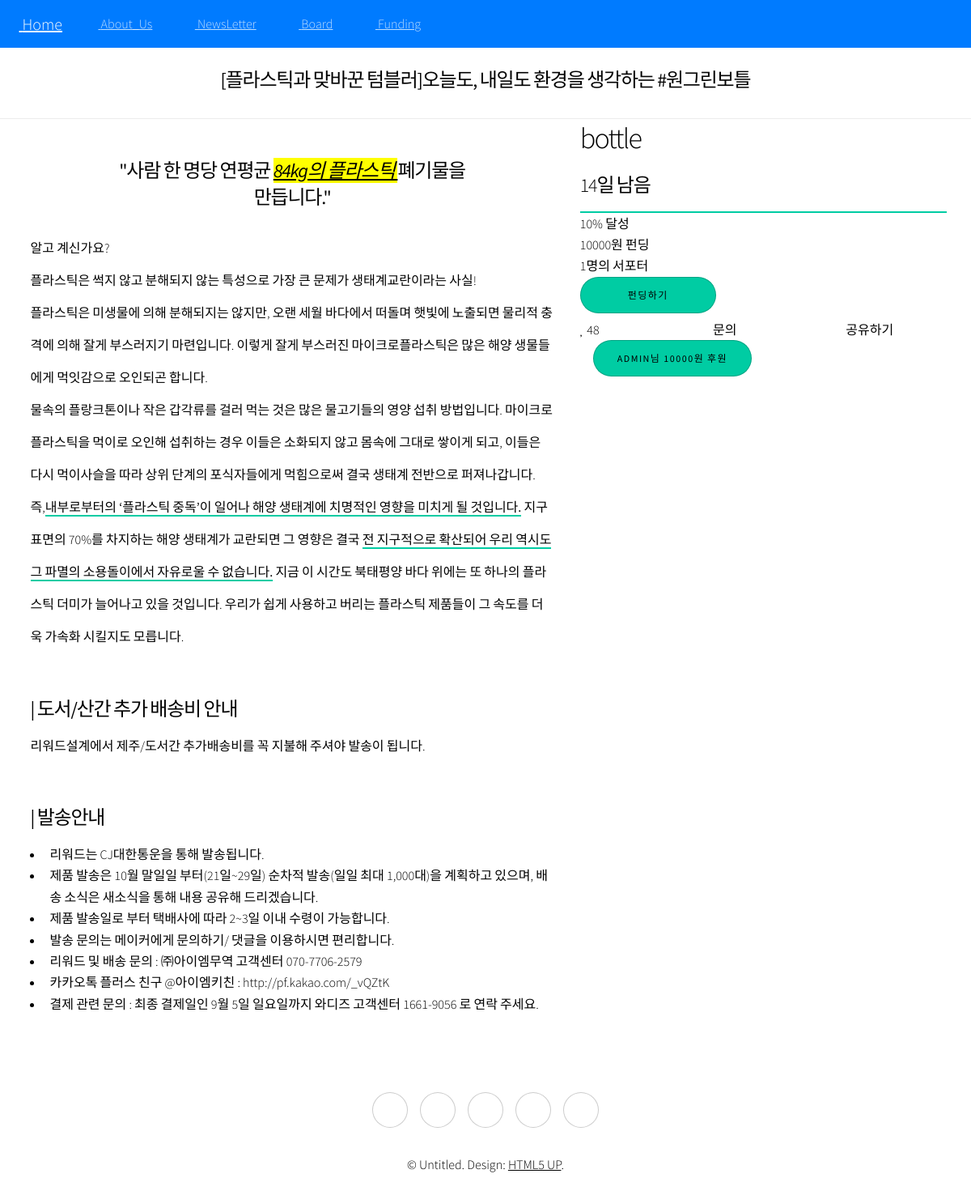
Before: /funding/list/ with the older database file.
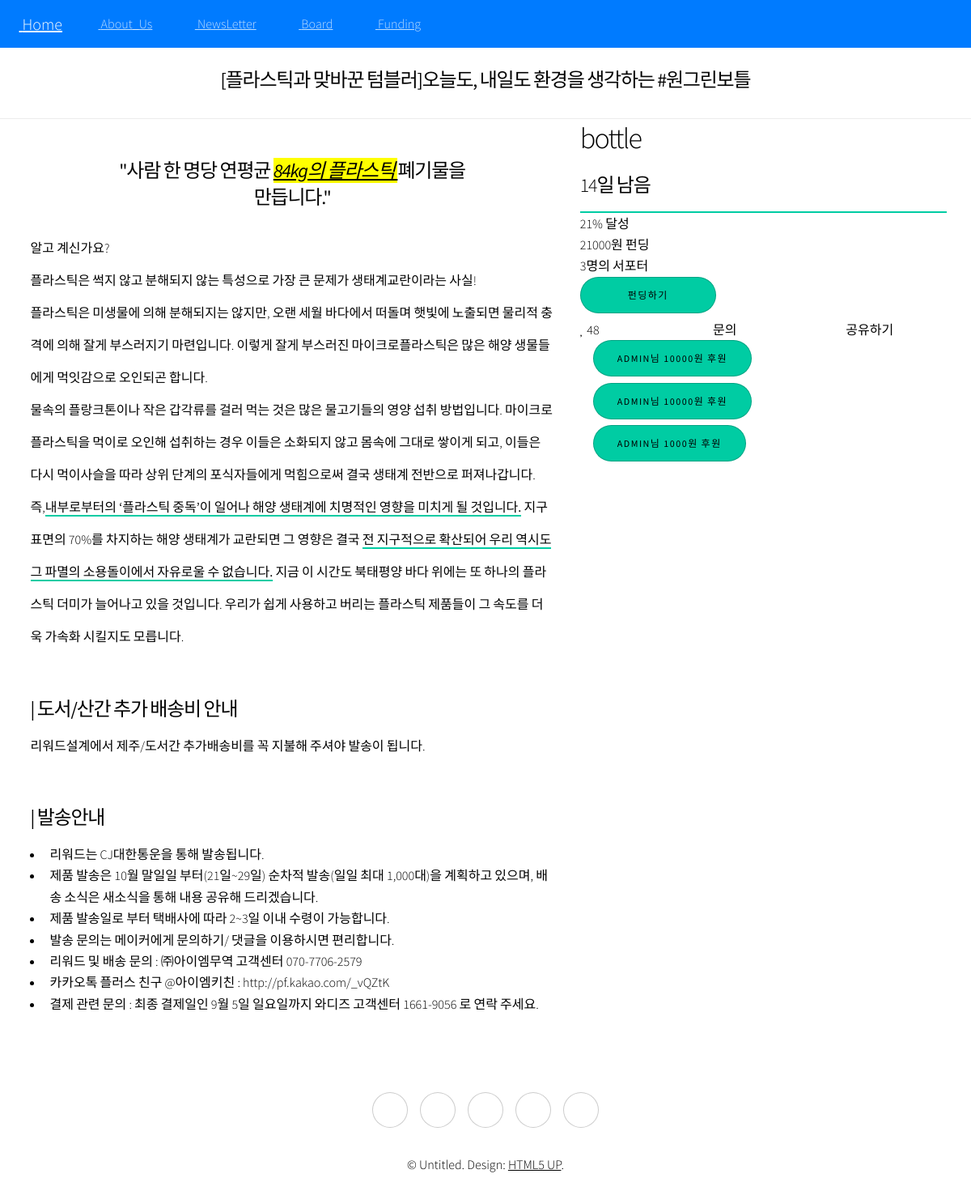
After: the same page with the newer database file.
### funding/models.py (models this page shows)
class Funding(models.Model):
    user = models.ForeignKey(User,on_delete=models.CASCADE,
        verbose_name='USER', blank=True, null=True)
    funding_info = models.ForeignKey(FundingInfo,on_delete=models.CASCADE,
        verbose_name='Funding Info.', blank=True, null=True)
    cash = models.IntegerField(default=0)

### funding/views.py (the view)
# urls.py: path('list/',FundingListView.as_view(),name ='funding'),
class FundingListView(ListView):
    model = Funding
    template_name = 'funding/funding_list.html'
    def get_context_data(self, **kwargs):
        context = super().get_context_data(**kwargs)
        fi = FundingInfo.objects.get(pk=3)
        context["object"] = fi
        context["remaining"] = fi.end_date - datetime.now()  # timedelta
        fundings = Funding.objects.filter(funding_info=fi)
        total = 0
        count=0
        for f in fundings:
            total += f.cash
            count += 1
        context["total"] = total
        context["rate"] = int(total / fi.goal_price * 100)
        context["count"] = count
        return context

### funding/templates/funding/funding_list.html
{% extends 'base.html' %}
{% load static %}
{% load bootstrap4 %}
{% block content-header %}
    <h3 class="text-center mt-2 mb-0"><b>[플라스틱과 맞바꾼 텀블러]오늘도, 내일도 환경을 생각하는 #원그린보틀</b></h3>
{% endblock%}
{% block content %}
<div class="container">
    <div class="row mt-3">
        <div class="col-md-7">
            {% include './common.html' %}
        </div>
        <div class="col-md-5">
            <div>
                <h2>{{object.title}}</h2>
                <div style="border-bottom: 2px solid #00cca3;"><h3>{{remaining.days}}일 남음</h3></div>
                <div>{{rate}}% 달성</div>
                <div>{{total}}원 펀딩</div>
                <div>{{count}}명의 서포터</div>
            </div>
            <a class="button big wide smooth-scroll-middle" style=" background-color:#00cca3; text-align:center;cursor:pointer;"
                    href="{% url 'funding:create' %}">펀딩하기</a>
            <div class="row">
                <div class="col-md-4"><i class="far fa-heart"></i> 48</div>
                <div class="col-md-4">문의</div>
                <div class="col-md-4">공유하기</div>
            </div>
            <div>
                <ul>
                    {% for i in object_list%}
                    <a class="button big wide smooth-scroll-middle" href="{%url 'funding:funding_detail' i.id %}" style=" background-color:#00cca3; text-align:center;cursor:pointer;">
                        {{i.user}}님 {{i.cash}}원 후원</a><br>
                    {% endfor %}
                </ul>
            </div>
        </div>
    </div>
</div>
{% endblock  %}

Changed rows visible on the page:
added Funding: user "ADMIN", cash "10000"
added Funding: user "ADMIN", cash "1000"
Other visible differences:
{{ rate }}: "10" → "21"
{{ total }}: "10000" → "21000"
{{ count }}: "1" → "3"
